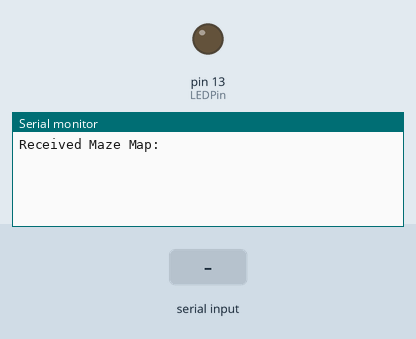
This sketch was run on a simulated Arduino Uno, built with avr-gcc and run on an emulated ATmega328P. Parts: output pins drawn as LEDs (lit = HIGH), the last lines printed to the serial monitor. Inputs (shaded band) come from the test bench.

Above: at 1.2 s.
1.3 s: "F\n" received over the second serial link
At 1.9 s:
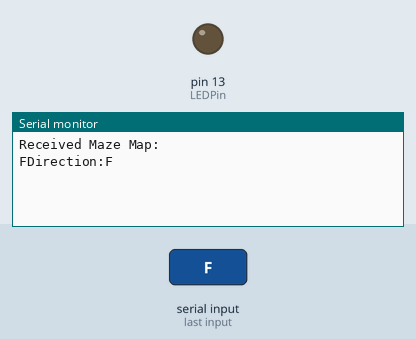
2.8 s: "L\n" received over the second serial link
At 4.0 s:
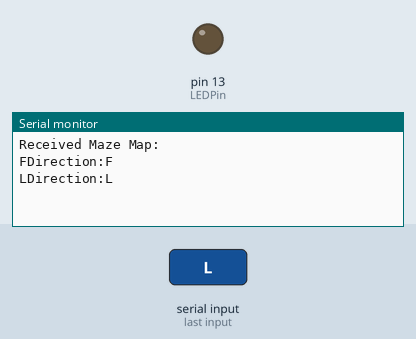
4.3 s: "R\n" received over the second serial link
At 5.4 s:
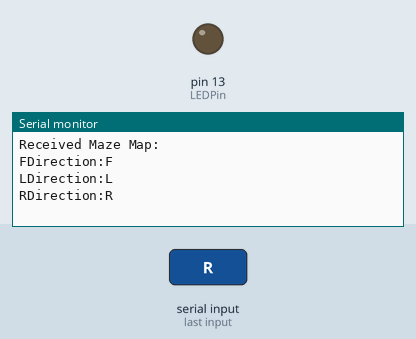

Measured:
- after the input at 1.3 s, the serial monitor: prints a new line at once (image 1)
- after the input at 2.8 s, the serial monitor: prints a new line at once (image 2)
- after the input at 4.3 s, the serial monitor: prints a new line at once (image 3)

The sketch:

BLuetooth_Slave_Maze_Transmission_Array_Saving_Testing.ino
```cpp
#include<SoftwareSerial.h>

const int rxPin = 0;
const int txPin = 1;
SoftwareSerial mySerial(rxPin,txPin);//RX,TX.
byte packet;
int LEDPin = 13;
char inData;

void setup()
{
  pinMode(LEDPin, OUTPUT);
  Serial.begin(9600);
  mySerial.begin(9600);
  Serial.print("Received Maze Map:");
  Serial.print("\n");
}


void loop()
{
  if(mySerial.available() != 0)
  {
    digitalWrite(LEDPin, HIGH);       // Turn LED on
    char inData = mySerial.read();
    Serial.print(inData);
    packet ++;
    digitalWrite(LEDPin, LOW);       // Turn LED off
    if(inData == 'F')
    {
      inData = 'F';
      Serial.print("Direction:");
      Serial.println(inData);
    }
    else if(inData == 'L')
    {
      inData = 'L';
      Serial.print("Direction:");
      Serial.println(inData);
    }
    else if(inData == 'R')
    {
      inData = 'R';
      Serial.print("Direction:");
      Serial.println(inData);
    }
    else if(inData == 'B')
    {
      inData = 'B';
      Serial.print("Direction:");
      Serial.println(inData);
    }
  }
}
```
